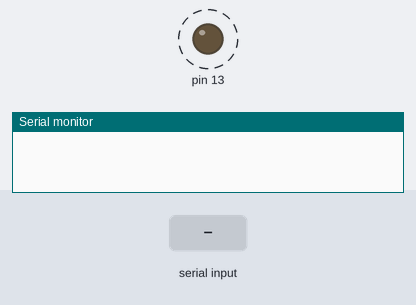
A sketch run on a simulated Arduino Uno, built with avr-gcc and run on an emulated ATmega328P. Shown: output pins drawn as LEDs (lit = HIGH), the last lines printed to the serial monitor. Dashed ring = blinking. Inputs (shaded band) come from the test bench.

Above: at 1.1 s.
3.1 s: "#\n" received over the second serial link
5.5 s: "%\n" received over Serial
At 6.0 s:
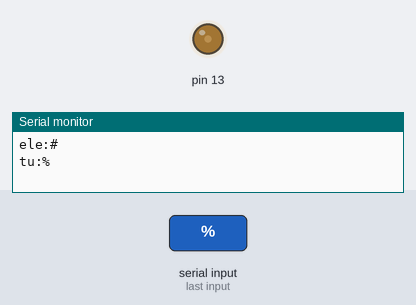
7.0 s: "90,45\n" received over Serial
At 7.8 s:
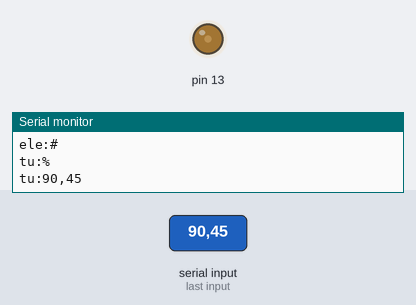
Timing chart, 0 to 10.0 s (numbered marks = the images above; inputs shaded):
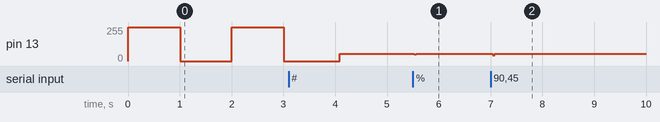

Measured:
- after the input at 5.5 s, pin 13: 56/255 → 50/255 at once, → 56/255 0.04 s later
- after the input at 7.0 s, pin 13: 56/255 → 42/255 at once, → 56/255 0.04 s later
- by itself, pin 13: alternates 255/255 for 1.0 s and 0/255 for 1.0 s

The sketch:

projeto2.ino
```cpp
#include <SoftwareSerial.h>
SoftwareSerial Seriall(2, 3);
int b;
String ler1,ler2;
 int A;
void setup() {
  Serial.begin(9600);
  Seriall.begin(9600);
  Seriall.println("CHAT");
  pinMode(13 , OUTPUT);
  pinMode(A0, INPUT);
  A=1000;
}

void loop() {
 chat();
}

void blinkl(){
    digitalWrite(13, 1);
    delay(A);
    digitalWrite(13,0);
    delay(A);
}
void chat(){
  while(true){
    blinkl();
     if(Seriall.available()){
            ler1=Seriall.readStringUntil('\n');
            Serial.print("ele:");
            Serial.println(ler1);
            if (ler1.substring(0,1) == "%") {
              Seriall.print("o tempo do led esta definido em: ");

              Seriall.println(A);
            }
            else if(ler1.substring(0,1) == "$"){
              Seriall.print("o potenciometro esta definido em: ");
              b=analogRead(A0);
              Seriall.println(b);
            }
               else if(ler1.substring(0,1) == "#"){
               A=ler1.substring(1).toInt();
               Seriall.print("o tempo do led foi mudado para: ");
               Seriall.println(A);
            }
           }


              if(Serial.available()){
               ler2=Serial.readStringUntil('\n');
              Serial.print("tu:");
              Serial.println(ler2);
              Seriall.println(ler2);

           }
       }
  }
```
